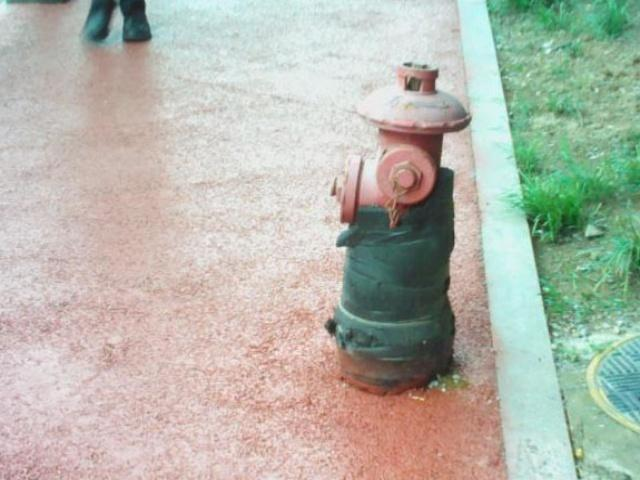
#> input picture asserts/testData/RGB/00013.jpg, 640 x 480 px, found by its file name; its folder holds 4 pictures in this run
$ python resultFusion.py
#> lines starting #> are read from the running program, lines starting #| are printed output that depends on the picture; pictures that were not available may be replaced by others from this repository, and a replacement may not be noted

import numpy as np
import cv2
import skimage
import sys
import os
from skimage import color
from skimage import measure

def qtgetblk(A,S,dim):
    Sind = np.array(np.where(S == dim))
    numBlocks = len(Sind[0])
    if numBlocks != 0:
        val=np.zeros((dim,dim,numBlocks))
        for i in range(numBlocks):
            val[:,:,i] = A[Sind[1][i]:Sind[1][i]+dim,Sind[0][i]:Sind[0][i]+dim]
    return val

def qtsetblk(A,S,dim,val):
    Sind = np.array(np.where(S == dim))
    numBlocks = len(Sind[0])
    if numBlocks != 0:
        for i in range(numBlocks):
            A[Sind[1][i]:Sind[1][i]+dim,Sind[0][i]:Sind[0][i]+dim] = val[:,:,i]
    return A

def QuadReconstructRefined(S, img, minDim):
    img = np.double(img)
    M = np.array([[-1,3,-3,1],
                [3,-6,3,0],
                [-3,3,0,0],
                [1,0,0,0]])
    newS = S + (S > 0)
    maxDim = np.max(newS)
    dim = maxDim
    newS = np.lib.pad(newS, 1)
    newImg = np.lib.pad(img, 1)
    tempReconstImg = np.zeros_like(newImg)
    while dim >= minDim + 1:
        newInd = np.where(newS == dim)
        length = len(newInd[0])
        if length != 0:
            # Get block with size Dim
            blks = qtgetblk(newImg, newS, dim)
            subDim = (dim - 1) / 4
            row = [0, subDim * 2-1, subDim * 3-1, subDim * 4]
            xx = np.array([row,row,row,row])
            yy = xx.T
            inds = sub2ind([dim, dim], yy, xx)
            inds = np.array(inds,np.uint32)
            U = np.array([[np.power(x/(dim-1), 3), np.power(x/(dim-1), 2), x/(dim-1), np.power(x/(dim-1), 0)] for x in range(dim)])
            # Left Matrix: UM
            # Right Matrix: MU`
            LM = np.matmul(U,M)
            RM = np.matmul(M.T,U.T)
            reBlkSeq = np.zeros((dim, dim, length))
            for ii in range(length):
                blockVal = blks[:,:,ii].flatten()
                blockVal = blockVal[inds.T]
                reblkVal = np.matmul(np.matmul(LM,blockVal),RM)
                reBlkSeq[:,:,ii] = reblkVal
            tempReconstImg = qtsetblk(tempReconstImg,newS,dim,reBlkSeq)
        dim = int((dim - 1) / 2 + 1)
    ReImg = tempReconstImg[1:-1, 1:-1]
    return ReImg

def sub2ind(array_shape, rows, cols):
    ind = rows + cols*array_shape[0]
    return ind

def splitImage(inImg):
    h,w = inImg.shape[0], inImg.shape[1]
    off1X=0
    off1Y=0
    off2X=int(w/2)
    off2Y=int(h/2)

    img1 = inImg[0:off2Y, 0:off2X]
    img2 = inImg[0:off2Y, off2X:w]
    img3 = inImg[off2Y:h, 0:off2X]
    img4 = inImg[off2Y:h, off2X:w]

    return off1X,off1Y,off2X,off2Y,img1,img2,img3,img4

class theQTree:
    def qt(self, inImg, minStd, minSize, offX, offY):
        h,w = inImg.shape[0], inImg.shape[1]
        m,s = cv2.meanStdDev(inImg)
        temp = np.max(inImg) - np.min(inImg)
        if temp>minStd*255 and max(h,w)>minSize:
            oX1,oY1,oX2,oY2,im1,im2,im3,im4 = splitImage(inImg)

            self.qt(im1, minStd, minSize, offX+oX1, offY+oY1)
            self.qt(im2, minStd, minSize, offX+oX2, offY+oY1)
            self.qt(im3, minStd, minSize, offX+oX1, offY+oY2)
            self.qt(im4, minStd, minSize, offX+oX2, offY+oY2)
        else:
            self.listRoi.append([offX,offY,w,h,m,s])

    def __init__(self, img, stdmin, sizemin):
        self.listRoi = []
        self.qt(img, stdmin, sizemin, 0, 0)

def entropy(image):
    image = skimage.img_as_float(image)
    grayscale = skimage.color.rgb2gray(image)
    entropy1 = skimage.measure.shannon_entropy(grayscale)
    return entropy1

def main():
    # Parameters
    minDev   = 0.2
    minSz    = 32

    Ori_path = './asserts/testdata/'
    sal_path = './asserts/saliencyMaps/'
    save_path = './asserts/fusionRresults/'
    if not os.path.exists(save_path): os.mkdir(save_path)
    imgs = os.listdir(sal_path)
    for img_name in imgs:
        img_name = img_name.split('.')[0]
        img_name = img_name.split('_')[0]
        img_name = img_name+'.jpg'
        OriVis= cv2.imread(Ori_path+'RGB/'+img_name)
#> OriVis is the input picture: shape (480, 640, 3); mean B, G, R 171.8, 182.7, 180.4
        OriIR = cv2.imread(Ori_path+'T/'+img_name)
        salVis = cv2.imread(sal_path+img_name.split('.')[0]+'_1.png')
        salIR = cv2.imread(sal_path+img_name.split('.')[0]+'_2.png')
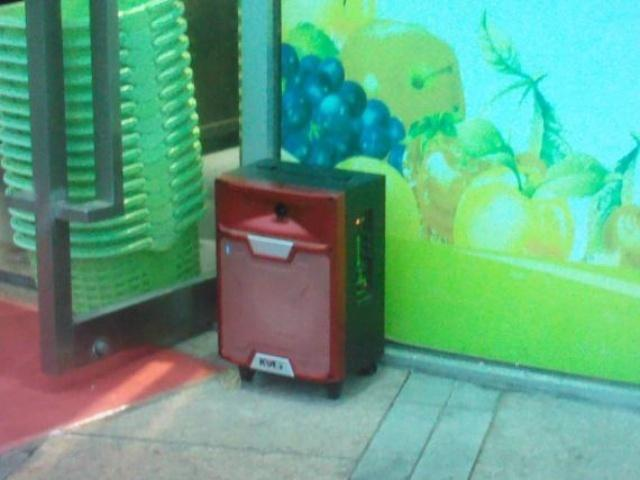
#> input picture asserts/testData/RGB/00047.jpg, 640 x 480 px, given in place of 00013_2.png, which was not available
#> salIR is the input picture: shape (480, 640, 3); mean B, G, R 132.7, 163, 97.8

        import time
        st = time.time()
        # input values
        h,w = salIR.shape[0], salIR.shape[1]
#> h = 480; w = 640
        salIR = cv2.GaussianBlur(salIR,(5,5),3)

        I = cv2.resize(salIR,(512,512))

        if not type(I)==type(None):
            if I.ndim > 1 :
                img = cv2.cvtColor(I, cv2.COLOR_BGR2GRAY)
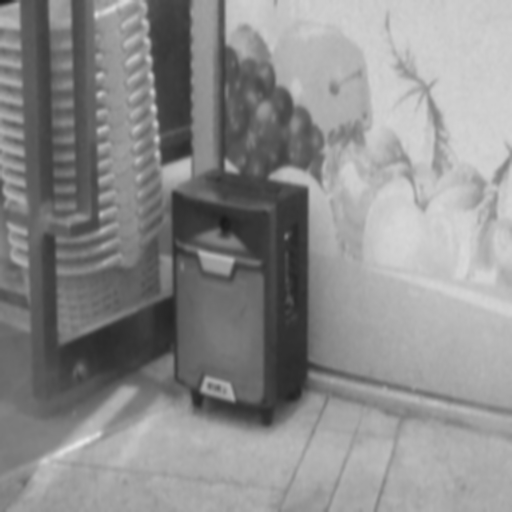
#> img: shape (512, 512); min 26, max 229, mean 139.9
            else :
                img = I

        print('execution...'+img_name)
        # QuadTree Decomposition
        qt=theQTree(img,minDev,minSz)
#> in qt, `m,s = cv2.meanStdDev(inImg)`: m = [139.9]; s = [46.71]
#> in qt, `temp = np.max(inImg) - np.min(inImg)`: temp = 203
#> in qt, `oX1,oY1,oX2,oY2,im1,im2,im3,im4 = splitImage(inImg)`: oX1 = 0; oX2 = 256
#> in splitImage (call 3), `img4 = inImg[off2Y:h, off2X:w]`:
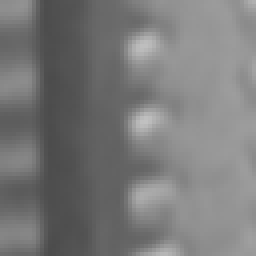
#> img4: shape (64, 64) (shown 4 times larger); min 76, max 193, mean 121.2
#> in splitImage (call 8), `img1 = inImg[0:off2Y, 0:off2X]`:
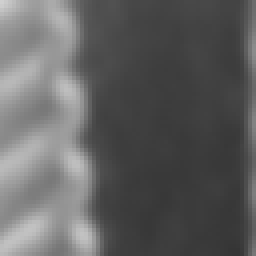
#> img1: shape (64, 64) (shown 4 times larger); min 53, max 208, mean 96.4
#> in splitImage (call 8), `img4 = inImg[off2Y:h, off2X:w]`:
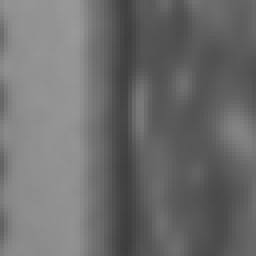
#> img4: shape (64, 64) (shown 4 times larger); min 61, max 153, mean 109.1
#> in splitImage (call 10), `img4 = inImg[off2Y:h, off2X:w]`:
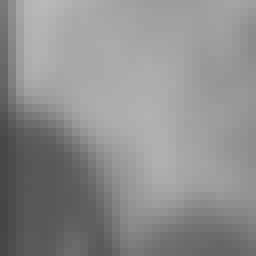
#> img4: shape (32, 32) (shown 8 times larger); min 69, max 184, mean 141.3
#> in splitImage (call 11), `img3 = inImg[off2Y:h, 0:off2X]`:
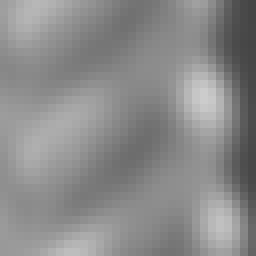
#> img3: shape (32, 32) (shown 8 times larger); min 69, max 204, mean 138.5
        rois = qt.listRoi
#> rois = 226 items, first 6: [0, 0, 32, 32, [127.7], [38.3]], [32, 0, 32, 32, [110.3], [36.65]], [0, 32, 32, 32, [122.2], [25.09]], [32, 32, 32, 32, [90.49], [20.51]], [64, 0, 32, 32, [108.6], [27.35]], [96, 0, 32, 32, [165.5], [19.77]]

        S = np.zeros_like(img)

        Qimg = img.copy()

        for e in rois:
            S[e[0],e[1]] = e[2]
            cv2.rectangle(Qimg, (e[0],e[1]), (e[0]+e[2],e[1]+e[3]), 125, 1)
#> this loop made 226 passes
#> e on passes 1 to 3: [0, 0, 32, 32, [127.7], [38.3]], [32, 0, 32, 32, [110.3], [36.65]], [0, 32, 32, 32, [122.2], [25.09]]

        cv2.imwrite(save_path+img_name[:-4]+'_Quad.png',np.uint8(Qimg))
        kernel = np.ones((int(minSz), int(minSz)),np.uint8)
        minImg = cv2.erode(img, kernel)

        # Bezier Reconstruction
        ReImg = QuadReconstructRefined(S, minImg, minSz)
#> in QuadReconstructRefined, `maxDim = np.max(newS)`: maxDim = 65
#> the loop in QuadReconstructRefined, `while dim >= minDim + 1:` made 2 passes
        ReImg = np.array(ReImg,dtype='uint8')
        ReImg = cv2.resize(ReImg, (w,h))

        ReImg = cv2.GaussianBlur(ReImg,(3,3),3/2)
        # Adaptive fusion
        salVis = cv2.cvtColor(salVis, cv2.COLOR_BGR2GRAY)
        addFeature = np.double(ReImg) * (entropy(OriIR) / entropy(OriVis))
#> in entropy, `entropy1 = skimage.measure.shannon_entropy(grayscale)`: entropy1 = 14.91
        addFeaturelogical = addFeature > 0
        addedVals = np.double(addFeature) * addFeaturelogical + np.double(salVis)
        maxVals = np.sort(addedVals.flatten())[::-1]
        maxMean = np.mean(maxVals[0 : round(0.001 * len(maxVals))])
#> maxMean = 425.2
        ratio = min(255 / maxMean, 0.4)
#> ratio = 0.4
        result = np.double(np.double(salVis) + np.double(addFeature * ratio))
        result[result>255] = 255
        et = time.time()
        print(et-st)
        cv2.imwrite(save_path+img_name[:-4]+'.png',np.uint8(result))

if __name__ == '__main__':
    main()
